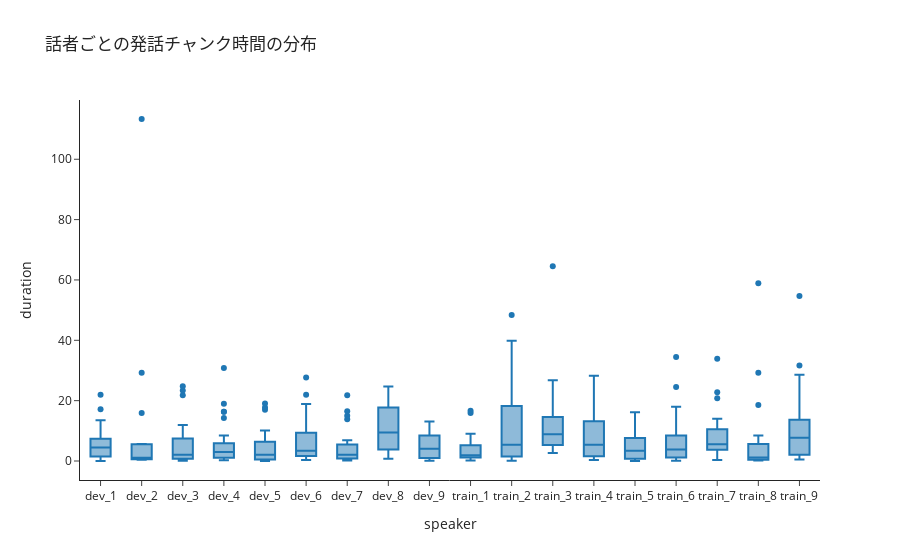

Notebook cell for this chart:
### Code cell
fig = px.box(df_train.sort_values("speaker"), x='speaker', y='duration', template="simple_white", title="話者ごとの発話チャンク時間の分布")
fig.show()

### Figure 1 — Plotly figure (JSON) as saved in the notebook; plotly's stock layout.template omitted (floating-point values rounded to 4 significant figures; data arrays with more than 128 entries replaced by an {"elided": "..."} marker saying what was removed)
{"data": [{"alignmentgroup": "True", "hovertemplate": "speaker=%{x}<br>duration=%{y}<extra></extra>", "legendgroup": "", "marker": {"color": "#1F77B4"}, "name": "", "notched": false, "offsetgroup": "", "orientation": "v", "showlegend": false, "type": "box", "x": {"elided": "427 str values"}, "x0": " ", "xaxis": "x", "y": {"elided": "427 float values"}, "y0": " ", "yaxis": "y"}], "layout": {"autosize": true, "boxmode": "group", "legend": {"tracegroupgap": 0}, "title": {"text": "話者ごとの発話チャンク時間の分布"}, "xaxis": {"anchor": "y", "autorange": true, "domain": [0, 1], "range": [-0.5, 17.5], "title": {"text": "speaker"}, "type": "category"}, "yaxis": {"anchor": "x", "autorange": true, "domain": [0, 1], "range": [-6.297, 119.6], "title": {"text": "duration"}, "type": "linear"}}}
